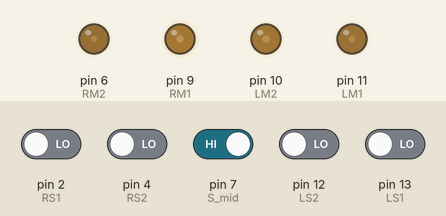
Simulated run of this sketch. Board: Arduino Uno, built with avr-gcc and run on an emulated ATmega328P. Shown: output pins drawn as LEDs (lit = HIGH). The test bench sets the inputs (shaded band); at power-on: pin 7 (S_mid) HIGH, pin 2 (RS1), pin 4 (RS2), pin 12 (LS2), pin 13 (LS1) LOW.

Above: at 1.2 s.
1.3 s: pin 4 (RS2) driven HIGH
At 1.8 s:
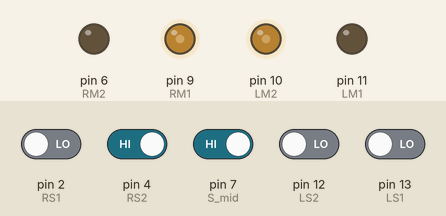
2.8 s: pin 4 (RS2) driven LOW
At 4.0 s:
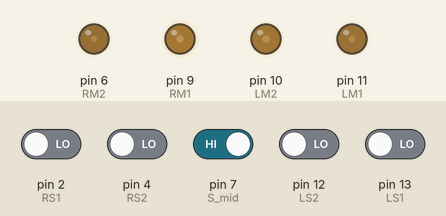
4.3 s: pin 7 (S_mid) driven LOW
At 5.6 s:
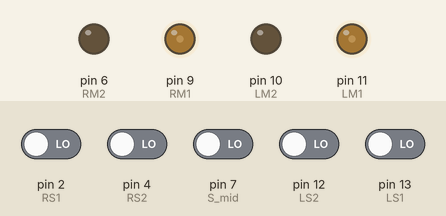
5.9 s: pin 2 (RS1) driven HIGH
At 7.0 s:
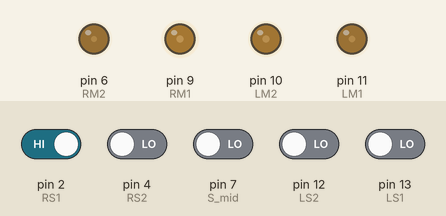
7.4 s: pin 12 (LS2) driven HIGH
At 7.7 s:
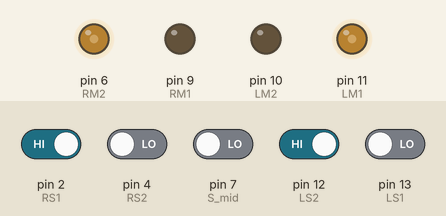
8.9 s: pin 12 (LS2) driven LOW
At 9.2 s:
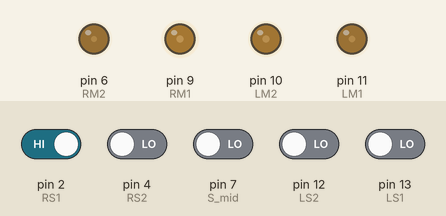
Timing chart, 0 to 11.4 s (numbered marks = the images above; inputs shaded):
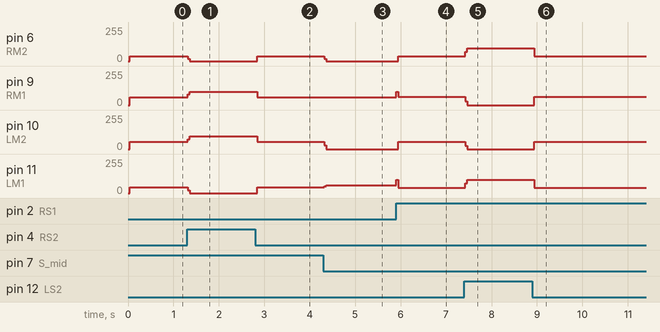

Measured:
- after the input at 1.3 s, pin 6 (RM2): 37/255 → 0/255 at once; pin 9 (RM1): 60/255 → 100/255 at once; pin 10 (LM2): 54/255 → 95/255 at once; pin 11 (LM1): 42/255 → 0/255 at once
- after the input at 2.8 s, pin 6 (RM2): 0/255 → 37/255 at once; pin 9 (RM1): 100/255 → 60/255 at once; pin 10 (LM2): 95/255 → 54/255 at once; pin 11 (LM1): 0/255 → 42/255 at once
- after the input at 4.3 s, pin 6 (RM2): 37/255 → 0/255 at once; pin 10 (LM2): 54/255 → 0/255 at once; pin 11 (LM1): 42/255 → 60/255 at once
- after the input at 5.9 s, pin 6 (RM2): 0/255 → 36/255 at once; pin 9 (RM1): 60/255 → 61/255 at once; pin 10 (LM2): 0/255 → 54/255 at once
- after the input at 7.4 s, pin 6 (RM2): 36/255 → 95/255 at once; pin 9 (RM1): 61/255 → 0/255 at once; pin 10 (LM2): 54/255 → 0/255 at once; pin 11 (LM1): 41/255 → 100/255 at once
- after the input at 8.9 s, pin 6 (RM2): 95/255 → 36/255 at once; pin 9 (RM1): 0/255 → 61/255 at once; pin 10 (LM2): 0/255 → 54/255 at once; pin 11 (LM1): 100/255 → 41/255 at once

The sketch:

COMSATS.ino
```cpp
/*------ Arduino Line FolHIGHer Code----- */
/*-------definning Inputs------*/
int a=0;
#define LS1 13      // left sensor_1
#define LS2 12     // left sensor_2
#define RS1 2      // right sensor_1
#define RS2 4      // right sensor_2
#define S_mid 7      // mid sensor

#define LM1 11    // left motor
#define LM2 10    // left motor
#define RM1 9    // right motor
#define RM2 6     // right motor

double timer = 0;

void setup()
{
  pinMode(LS1, INPUT);
  pinMode(LS2, INPUT);
  pinMode(RS1, INPUT);
  pinMode(RS2, INPUT);
  pinMode(S_mid, INPUT);

  pinMode(LM1, OUTPUT);
  pinMode(LM2, OUTPUT);
  pinMode(RM1, OUTPUT);
  pinMode(RM2, OUTPUT);

}

void loop()
{
  if((digitalRead(LS2) == HIGH) && (digitalRead(LS1) == HIGH) && (digitalRead(S_mid) == LOW) && (digitalRead(RS1) == HIGH) && (digitalRead(RS2) == HIGH))
  {
    Forward();
  }
  if((digitalRead(LS2) == HIGH) && (digitalRead(LS1) == LOW) && (digitalRead(S_mid) == LOW) && (digitalRead(RS1) == LOW) && (digitalRead(RS2) == HIGH))
  {
    Forward();
  }

  //Right
  if((digitalRead(LS2) == HIGH) && (digitalRead(LS1) == HIGH) && (digitalRead(S_mid) == HIGH) && (digitalRead(RS1) == LOW) && (digitalRead(RS2)== HIGH))
  {
    Right();
  }
  if((digitalRead(LS2) == HIGH) && (digitalRead(LS1) == HIGH) && (digitalRead(S_mid) == LOW) && (digitalRead(RS1) == LOW) && (digitalRead(RS2) == HIGH))
  {
    Right();
  }
  //Right_Fast
  if(digitalRead(RS2) == LOW)
  {
    Right_Fast();
  }
  /*
  if((digitalRead(LS2) == HIGH) && (digitalRead(LS1) == HIGH) && (digitalRead(S_mid) == HIGH) && (digitalRead(RS1) == HIGH) && (digitalRead(RS2) == LOW))
  {
    Right_Fast();
  }
  if((digitalRead(LS2) == HIGH) && (digitalRead(LS1) == HIGH) && (digitalRead(S_mid) == HIGH) && (digitalRead(RS1) == LOW) && (digitalRead(RS2) == LOW))
  {
    Right_Fast();
  }
  if((digitalRead(LS2) == HIGH) && (digitalRead(LS1) == HIGH) && (digitalRead(S_mid) == LOW) && (digitalRead(RS1) == LOW) && (digitalRead(RS2) == LOW))
  {
    Right_Fast();
  }
  if((digitalRead(LS2) == HIGH) && (digitalRead(LS1) == LOW) && (digitalRead(S_mid) == LOW) && (digitalRead(RS1) == LOW) && (digitalRead(RS2) == LOW))
  {
    Right_Fast();
  }
  */


  //Left
  if((digitalRead(LS2) == HIGH) && (digitalRead(LS1) == LOW) && (digitalRead(S_mid) == HIGH) && (digitalRead(RS1) == HIGH) && (digitalRead(RS2) == HIGH))
  {
    Left();
  }
  if((digitalRead(LS2) == HIGH) && (digitalRead(LS1) == LOW) && (digitalRead(S_mid) == LOW) && (digitalRead(RS1) == HIGH) && (digitalRead(RS2) == HIGH))
  {
    Left();
  }
  //Left_Fast
  if(digitalRead(LS2) == LOW)
  {
    Left_Fast();
  }
  /*
  if((digitalRead(LS2) == LOW) && (digitalRead(LS1) == HIGH) && (digitalRead(S_mid) == HIGH) && (digitalRead(RS1) == HIGH) && (digitalRead(RS2) == HIGH))
  {
    Left_Fast();
  }
  if((digitalRead(LS2) == LOW) && (digitalRead(LS1) == LOW) && (digitalRead(S_mid) == HIGH) && (digitalRead(RS1) == HIGH) && (digitalRead(RS2) == HIGH))
  {
    Left_Fast();
  }
  if((digitalRead(LS2) == LOW) && (digitalRead(LS1) == LOW) && (digitalRead(S_mid) == LOW) && (digitalRead(RS1) == HIGH) && (digitalRead(RS2) == HIGH))
  {
    Left_Fast();
  }
  if((digitalRead(LS2) == LOW) && (digitalRead(LS1) == LOW) && (digitalRead(S_mid) == LOW) && (digitalRead(RS1) == LOW) && (digitalRead(RS2) == HIGH))
  {
    Left_Fast();
  }
  */


  //Special
  if((digitalRead(LS2) == LOW) && (digitalRead(LS1) == LOW) && (digitalRead(S_mid) == LOW) && (digitalRead(RS1) == LOW) && (digitalRead(RS2) == LOW))
  {
    Forward();
    delay(100);
  }
  //Reverse
  /*
  if((digitalRead(LS2) == HIGH) && (digitalRead(LS1) == HIGH) && (digitalRead(S_mid) == HIGH) && (digitalRead(RS1) == HIGH) && (digitalRead(RS2) == HIGH))
  {
    Reverse();
  }
  */

}

void Forward()
{
  analogWrite(LM1, 60);
  analogWrite(LM2, 0);
  analogWrite(RM1, 60);
  analogWrite(RM2, 0);
}

void Right()
{
  analogWrite(LM1, 95);
  analogWrite(LM2, 0);
  analogWrite(RM1, 0);
  analogWrite(RM2, 90);
  //delay(10);
}

void Left()
{
  analogWrite(LM1, 0);
  analogWrite(LM2, 90);
  analogWrite(RM1, 95);
  analogWrite(RM2, 0);
  //delay(10);
}

void Right_Fast()
{
  analogWrite(LM1, 100);
  analogWrite(LM2, 0);
  analogWrite(RM1, 0);
  analogWrite(RM2, 95);
  //delay(70);
}

void Left_Fast()
{
  analogWrite(LM1, 0);
  analogWrite(LM2, 95);
  analogWrite(RM1, 100);
  analogWrite(RM2, 0);
  //delay(70);
}
/*
void Reverse()
{
  analogWrite(LM1, 0);
  analogWrite(LM2, 70);
  analogWrite(RM1, 0);
  analogWrite(RM2, 70);
  delay(10);
}
*/

/*
void Stop()
{
  analogWrite(LM1, 0);
  analogWrite(LM2, 0);
  analogWrite(RM1, 0);
  analogWrite(RM2, 0);
  //delay(0);
}
*/
```
